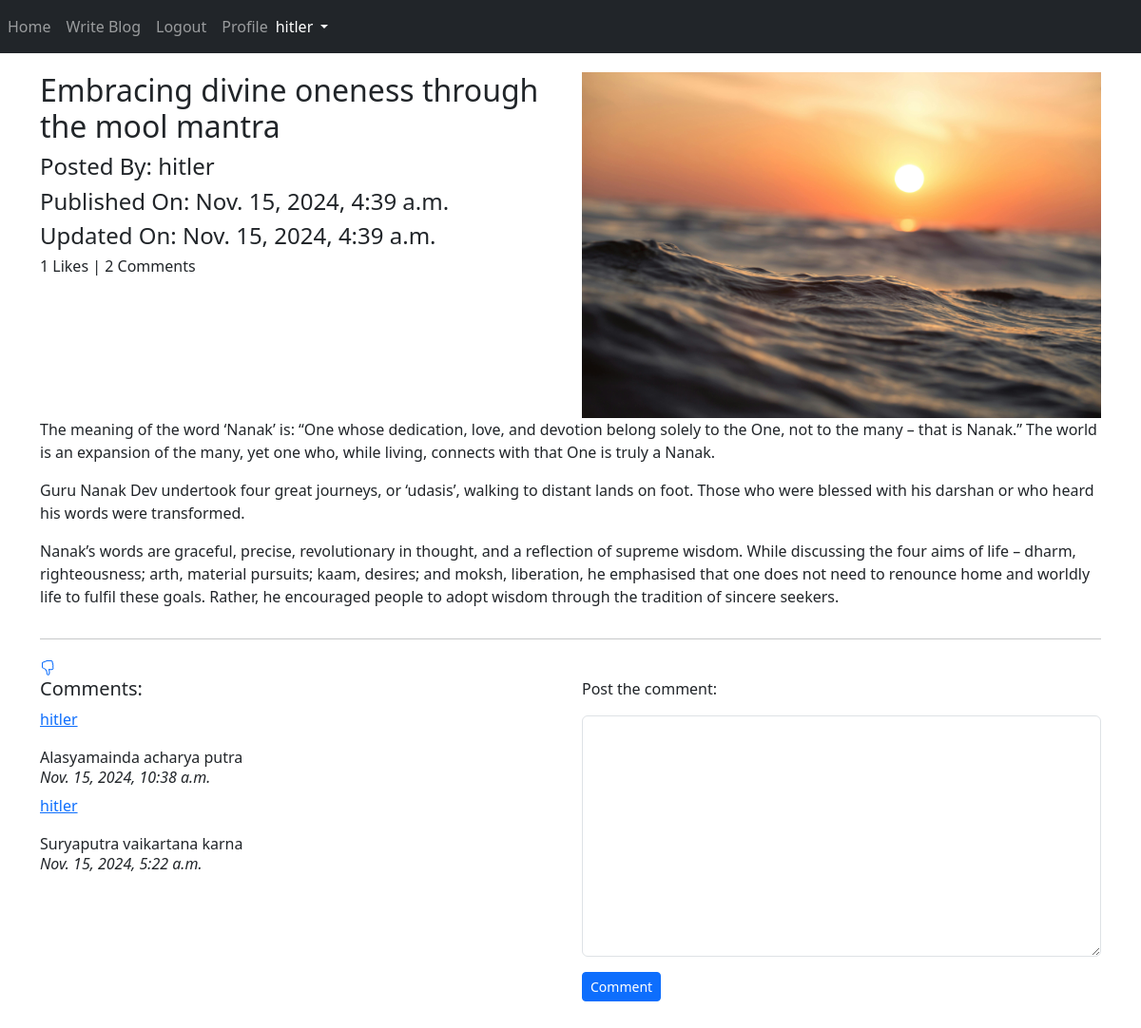
Page /blog/details/Embracing-divine-oneness-through-the-mool-mantra-1fde70ed-c9f3-4cd0-91e0-db35a12ea1c2/ (signed in) on the committed database.
### App_Blog/models.py (models this page shows, shortened)
class Blog(models.Model):
    author = models.ForeignKey(User, on_delete=models.CASCADE, related_name="post_author")
    blog_title = models.CharField(max_length=264, verbose_name="Put a Title")
    slug = models.SlugField(max_length=264, unique=True)
    blog_content = models.TextField(verbose_name="What's on your mind?")
    blog_image = models.ImageField(upload_to="blog_images", verbose_name="Blog Image")
    publish_date = models.DateTimeField(auto_now_add=True)
    update_date = models.DateTimeField(auto_now=True)
    class Meta:
        ordering = ['-publish_date']

class Comment(models.Model):
    blog = models.ForeignKey(Blog, on_delete=models.CASCADE, related_name="blog_comment")
    user = models.ForeignKey(User, on_delete=models.CASCADE, related_name="user_comment")
    comment = models.TextField(verbose_name="")
    comment_date = models.DateTimeField(auto_now_add=True)
    class Meta:
        ordering = ['-comment_date']

### App_Blog/views.py (the view, shortened to what this page needs)
# urls.py: path("details/<slug:slug>/", views.blog_details, name="blog_details"),
def blog_details(request, slug):
    blog = Blog.objects.get(slug=slug)
    comment_form = CommentForm()
    already_liked = Likes.objects.filter(blog=blog, user=request.user)
    if already_liked:
        liked = True
    else:
        liked = False
    diction = {"blog":blog, "comment_form": comment_form, "liked":liked}
    return render(request, "App_Blog/blog_details.html", context=diction)

### App_Blog/forms.py
class CommentForm(forms.ModelForm):
    class Meta:
        model = Comment
        fields = ('comment',)

### templates/App_Blog/blog_details.html (shortened to what this page needs)
{% extends 'base.html' %}
{% load crispy_forms_tags %}
{% block body_block %}
<div class="row">
    <div class="col-sm-6">
        <h2> {{blog.blog_title}} </h2>
        <h4>Posted By: {{blog.author}}</h4>
        <h4>Published On: {{blog.publish_date}}</h4>
        <h4>Updated On: {{blog.update_date}}</h4>
        <h6>{{ blog.liked_blog.count }} Likes | {{ blog.blog_comment.count }} Comments</h6>
    </div>
    <div class="col-sm-6">
        <img src="/media/{{blog.blog_image}}" width="100%">
    </div>
    {{blog.blog_content|linebreaks}}
</div>
<hr>
{% if not liked %}
<a href="{% url 'App_Blog:liked_post' pk=blog.pk %}">
    <svg xmlns="http://www.w3.org/2000/svg" width="16" height="16" fill="currentColor" class="bi bi-hand-thumbs-up" viewBox="0 0 16 16">
        <path d="M8.864.046C7.908-.193 7.02.53 6.956 1.466c-.072 1.051-.23 2.016-.428 2.59-.125.36-.479 1.013-1.04 1.639-.557.623-1.282 1.178-2.131 1.41C2.685 7.288 2 7.87 2 8.72v4.001c0 .845.682 1.464 1.448 1.545 1.07.114 1.564.415 2.068.723l.048.03c.272.165.578.348.97.484.397.136.861.217 1.466.217h3.5c.937 0 1.599-.477 1.934-1.064a1.86 1.86 0 0 0 .254-.912c0-.152-.023-.312-.077-.464.201-.263.38-.578.488-.901.11-.33.172-.762.004-1.149.069-.13.12-.269.159-.403.077-.27.113-.568.113-.857 0-.288-.036-.585-.113-.856a2 2 0 0 0-.138-.362 1.9 1.9 0 0 0 .234-1.734c-.206-.592-.682-1.1-1.2-1.272-.847-.282-1.803-.276-2.516-.211a10 10 0 0 0-.443.05 9.4 9.4 0 0 0-.062-4.509A1.38 1.38 0 0 0 9.125.111zM11.5 14.721H8c-.51 0-.863-.069-1.14-.164-.281-.097-.506-.228-.776-.393l-.04-.024c-.555-.339-1.198-.731-2.49-.868-.333-.036-.554-.29-.554-.55V8.72c0-.254.226-.543.62-.65 1.095-.3 1.977-.996 2.614-1.708.635-.71 1.064-1.475 1.238-1.978.243-.7.407-1.768.482-2.85.025-.362.36-.594.667-.518l.262.066c.16.04.258.143.288.255a8.34 8.34 0 0 1-.145 4.725.5.5 0 0 0 .595.644l.003-.001.014-.003.058-.014a9 9 0 0 1 1.036-.157c.663-.06 1.457-.054 2.11.164.175.058.45.3.57.65.107.308.087.67-.266 1.022l-.353.353.353.354c.043.043.105.141.154.315.048.167.075.37.075.581 0 .212-.027.414-.075.582-.05.174-.111.272-.154.315l-.353.353.353.354c.047.047.109.177.005.488a2.2 2.2 0 0 1-.505.805l-.353.353.353.354c.006.005.041.05.041.17a.9.9 0 0 1-.121.416c-.165.288-.503.56-1.066.56z"/>
    </svg>
</a>
{% else %}
<a href="{% url 'App_Blog:unliked_post' pk=blog.id %}">
</a>
{% endif %}
<div class="row">
    <div class="col-sm-6">
        <h5>Comments: </h5>
        {% for comment in blog.blog_comment.all %}
          <p><a href="#">{{ comment.user }}</a></p>
          {{ comment.comment }}<br>
          <h6><i>{{comment.comment_date}}</i></h6>
        {% endfor %}
    </div>
    <div class="col-sm-6">
        <p>Post the comment: </p>
        <form method="POST">
            {{ comment_form|crispy }}
            <button type='submit' class="btn btn-primary btn-sm">Comment</button>
        </form>
    </div>
</div>
<br><br>
{% endblock %}

### templates/base.html (shortened to what this page needs)
<!doctype html>
<html lang="en">
  <head>
    <link href="https://cdn.jsdelivr.net/npm/bootstrap@5.3.3/dist/css/bootstrap.min.css" rel="stylesheet">
    <link rel="stylesheet" href="https://cdn.jsdelivr.net/npm/@fortawesome/fontawesome-free@6.6.0/css/fontawesome.min.css">
  </head>
  <body>
    <nav class="navbar navbar-expand-sm bg-dark navbar-dark">
        <ul class="navbar-nav">
          <li class="nav-item-active">
            <a class="nav-link" href="{% url 'index' %}">Home</a>
          </li>
          {% if user.is_authenticated %}
            <li class="nav-item-active">
              <a class="nav-link" href="{% url 'App_Blog:create_blog' %}">Write Blog</a>
            </li>
            <li class="nav-item-active">
              <a class="nav-link" href="{% url 'App_Login:logout' %}">Logout</a>
            </li>
            <li class="nav-item-active">
              <a class="nav-link" href="{% url 'App_Login:profile' %}">Profile</a>
            </li>
          {% endif %}
        </ul>
        {% if user.is_authenticated %}
        <div class="nav-item dropdown">
          <button type="button" class="nav-link dropdown-toggle text-white" href="#" data-bs-toggle="dropdown">
            {{ user.username }}
          </button>
        </div>
        {% endif %}
    </nav>
    <div class="container" style="padding-top:20px">
    {% block body_block %}
    {% endblock %}
    </div>
  </body>
</html>

### rows in the picture
Blog: blog_title "Embracing divine oneness through the mool mantra", author "hitler", publish_date "Nov. 15, 2024, 4:39 a.m.", update_date "Nov. 15, 2024, 4:39 a.m.", liked_blog.count "1", blog_comment.count "2", blog_image (picture), blog_content "The meaning of the word ‘Nanak’ is: “One whose dedication, love, and devotion belong solely to the One, not to the many – that is Nanak.” The world is an expansion of the many, yet one who, while living, connects with that One is truly a Nanak. Guru Nanak Dev undertook four great journeys, or ‘udasis’, walking to distant lands on foot. Those who were blessed with his darshan or who heard his words were transformed. Nanak’s words are graceful, precise, revolutionary in thought, and a reflection of supreme wisdom. While discussing the four aims of life – dharm, righteousness; arth, material pursuits; kaam, desires; and moksh, liberation, he emphasised that one does not need to renounce home…"
Comment: user "hitler", comment "Alasyamainda acharya putra", comment_date "Nov. 15, 2024, 10:38 a.m."
Comment: user "hitler", comment "Suryaputra vaikartana karna", comment_date "Nov. 15, 2024, 5:22 a.m."

### other values in the picture
{{ user.username }} "hitler"
